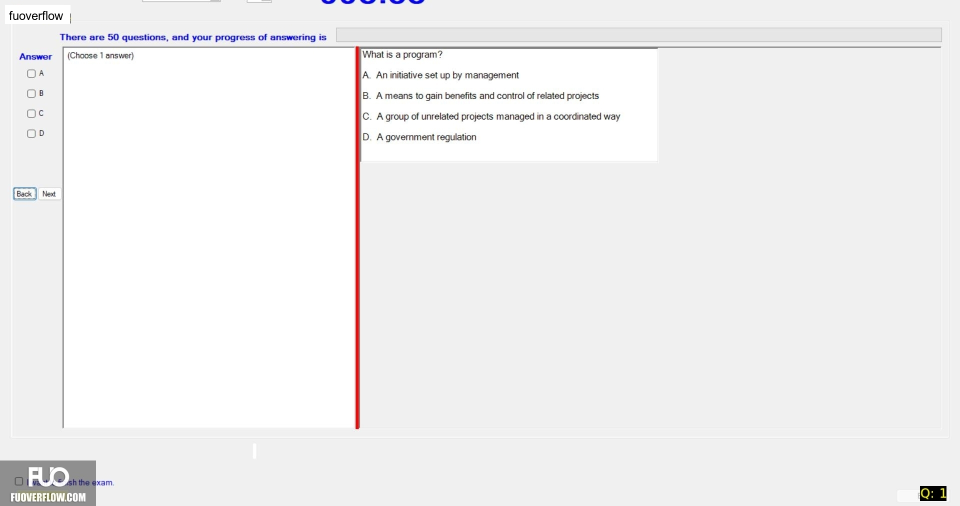
#> input picture img/PMG201c - FA 2024 - FE/Q1.webp, 1920 x 1012 px (shown at 1/2 size)
$ python ocr_scan.py 'img/PMG201c - FA 2024 - FE'
#> lines starting #> are read from the running program, lines starting #| are printed output that depends on the picture; after the words box and inside, x2 and y2 are one past the last pixel; in counts of white or black regions, pixels touching at a corner belong together
import argparse
from pathlib import Path
import re
from typing import Iterable

from PIL import Image, ImageOps
import pytesseract


SUPPORTED_EXTENSIONS = {".png", ".jpg", ".jpeg", ".webp", ".bmp", ".tiff", ".tif"}
NOISE_MARKERS = (
    "FUCVERFLOW CONT",
    "FUQWERFLOW.COM",
    "FUD",
    "[pU9)",
    "FUOVERFLOW.COM",
    "FD",
    "fol{-",
    "UE A ne _ eal",
    "UU _ ll ne _ eal",
    "UU _ lll ne _ eal",
)


def preprocess_image(image_path: Path) -> Image.Image:
    """Convert image to larger high-contrast grayscale for better OCR."""
    image = Image.open(image_path)
    # Upscale to improve OCR confidence for small fonts.
    scaled = image.resize((image.width * 2, image.height * 2), Image.Resampling.LANCZOS)
    gray = ImageOps.grayscale(scaled)
    # Simple thresholding to improve text/background separation
    thresholded = gray.point(lambda p: 255 if p > 150 else 0)
    return thresholded


def collect_images(input_path: Path) -> Iterable[Path]:
    if input_path.is_file():
        if input_path.suffix.lower() in SUPPORTED_EXTENSIONS:
            return [input_path]
        return []

    images = []
    for ext in SUPPORTED_EXTENSIONS:
        images.extend(input_path.glob(f"*{ext}"))
        images.extend(input_path.glob(f"*{ext.upper()}"))
#> pass 2 of the loop in collect_images, `for ext in SUPPORTED_EXTENSIONS:`:
    unique_images = list(set(images))
    return sorted(unique_images, key=natural_sort_key)


def natural_sort_key(path: Path) -> tuple:
    """Sort Q2 before Q10 by splitting text and number groups."""
    parts = re.split(r"(\d+)", path.stem.lower())
    key = []
    for part in parts:
        if part.isdigit():
            key.append(int(part))
        else:
            key.append(part)
    return tuple(key)


def clean_ocr_text(text: str) -> str:
    lines = []
    for line in text.splitlines():
        if any(marker in line for marker in NOISE_MARKERS):
            continue
        lines.append(line.rstrip())
    return "\n".join(lines).strip()


def ocr_image(image_path: Path, language: str, preprocess: bool, psm: int) -> str:
    image = preprocess_image(image_path) if preprocess else Image.open(image_path)
#> in preprocess_image, image is the input picture: PIL image 1920x1012 RGB; mean R, G, B 241.3, 240.7, 241
#> in preprocess_image, `thresholded = gray.point(lambda p: 255 if p > 150 else 0)`:
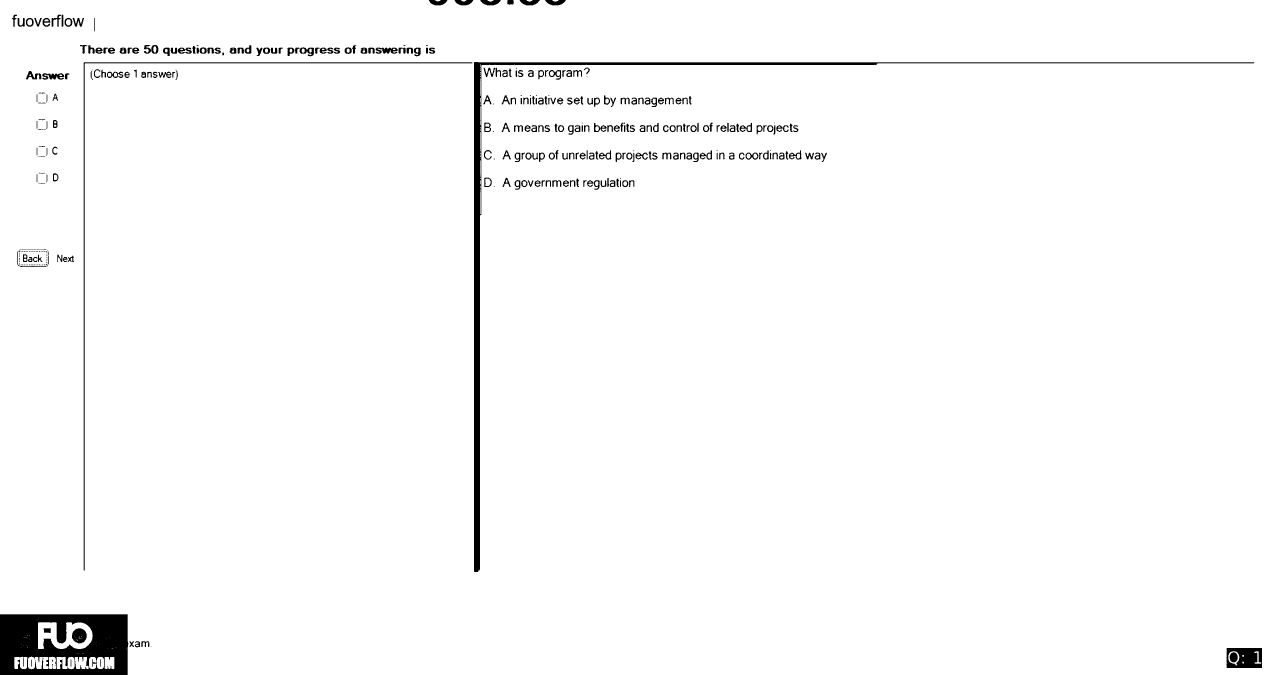
#> thresholded: PIL image 3840x2024 L (shown at 1/3 size); 97.9% white; 344 black regions (69 under 20 px), largest, box (x1, y1, x2, y2) and area: (0, 1843, 385, 2024) 51116, (1422, 186, 3763, 1716) 41489, (251, 187, 1417, 1712) 8062
    config = f"--oem 3 --psm {psm}"
    raw_text = pytesseract.image_to_string(image, lang=language, config=config)
    return clean_ocr_text(raw_text)


def get_merged_output_name(input_path: Path) -> str:
    if input_path.is_dir():
        return f"{input_path.name}.txt"
    return f"{input_path.stem}.txt"


def format_display_image_name(image_path: Path) -> str:
    """
    Normalize names like Q1_53_20250824.webp to Q1.webp.
    Keep original name if it does not match Q<number> pattern.
    """
    match = re.match(r"^(Q\d+)(?:_.*)?$", image_path.stem, flags=re.IGNORECASE)
    if match:
        return f"{match.group(1).upper()}.webp"
    return image_path.name


def save_merged_text(
    output_dir: Path,
    input_path: Path,
    all_results: list[tuple[Path, str]],
) -> Path:
    output_dir.mkdir(parents=True, exist_ok=True)
    out_file = output_dir / get_merged_output_name(input_path)
    chunks = []
    for image_path, text in all_results:
        display_name = format_display_image_name(image_path)
        chunks.append(f"===== {display_name} =====\n{text.strip()}\n")
    out_file.write_text("\n".join(chunks).strip() + "\n", encoding="utf-8")
    return out_file


def main() -> None:
    parser = argparse.ArgumentParser(
        description="Scan image(s) to text using Tesseract OCR."
    )
    parser.add_argument(
        "input",
        type=Path,
        help="Image path or folder containing images.",
    )
    parser.add_argument(
        "-o",
        "--output",
        type=Path,
        default=Path("output_text"),
        help="Output folder for .txt files (default: output_text).",
    )
    parser.add_argument(
        "-l",
        "--lang",
        default="vie+eng",
        help="OCR language (default: vie+eng).",
    )
    parser.add_argument(
        "--tesseract-cmd",
        type=str,
        default="",
        help="Optional path to tesseract.exe.",
    )
    parser.add_argument(
        "--no-preprocess",
        action="store_true",
        help="Disable grayscale + threshold preprocessing.",
    )
    parser.add_argument(
        "--psm",
        type=int,
        default=6,
        help="Tesseract page segmentation mode (default: 6).",
    )
    parser.add_argument(
        "--save-individual",
        action="store_true",
        help="Also save one .txt file per image (default: off).",
    )
    args = parser.parse_args()

    if args.tesseract_cmd:
        pytesseract.pytesseract.tesseract_cmd = args.tesseract_cmd

    input_path = args.input
    if not input_path.exists():
        raise FileNotFoundError(f"Input not found: {input_path}")

    images = list(collect_images(input_path))
    if not images:
        raise ValueError("No supported images found.")

    print(f"Found {len(images)} image(s). OCR language: {args.lang}")
    merged_results: list[tuple[Path, str]] = []
    for img_path in images:
        try:
            text = ocr_image(
                img_path,
                args.lang,
                preprocess=not args.no_preprocess,
                psm=args.psm,
            )
            merged_results.append((img_path, text))
            if args.save_individual:
                args.output.mkdir(parents=True, exist_ok=True)
                out_path = args.output / f"{img_path.stem}.txt"
                out_path.write_text(text.strip() + "\n", encoding="utf-8")
                print(f"[OK] {img_path.name} -> {out_path}")
            else:
                print(f"[OK] {img_path.name}")
        except Exception as exc:
            print(f"[ERROR] {img_path.name}: {exc}")
#> pass 2 of the loop in main, `for img_path in images:`:
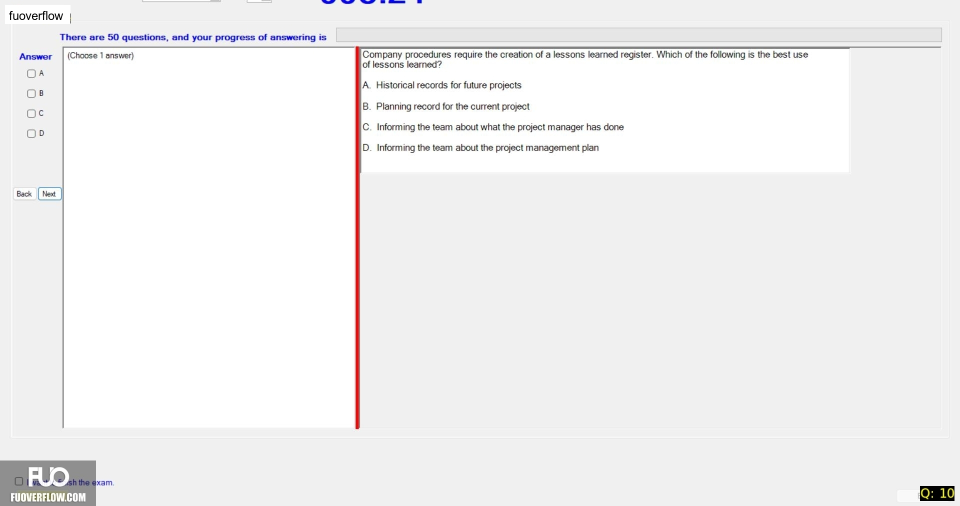
#> input picture img/PMG201c - FA 2024 - FE/Q10.webp, 1920 x 1012 px (shown at 1/2 size)
#> in preprocess_image, image is the input picture: PIL image 1920x1012 RGB; mean R, G, B 241.6, 241, 241.3
#> in preprocess_image (call 2), `thresholded = gray.point(lambda p: 255 if p > 150 else 0)`:
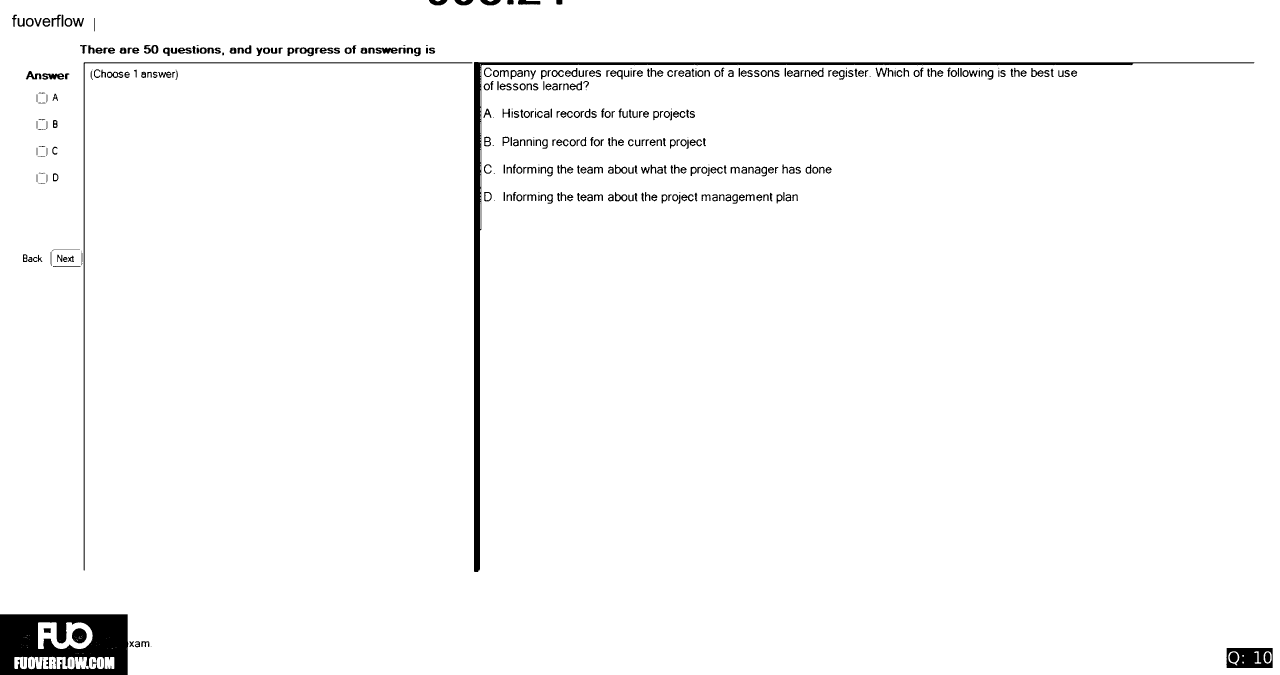
#> thresholded: PIL image 3840x2024 L (shown at 1/3 size); 97.6% white; 409 black regions (28 under 20 px), largest, box (x1, y1, x2, y2) and area: (0, 1843, 385, 2024) 51116, (1422, 186, 3763, 1716) 45482, (251, 187, 1417, 1712) 8062

    if merged_results:
        merged_path = save_merged_text(args.output, input_path, merged_results)
        print(f"[OK] Merged output -> {merged_path}")

    print("Done.")


if __name__ == "__main__":
    main()
